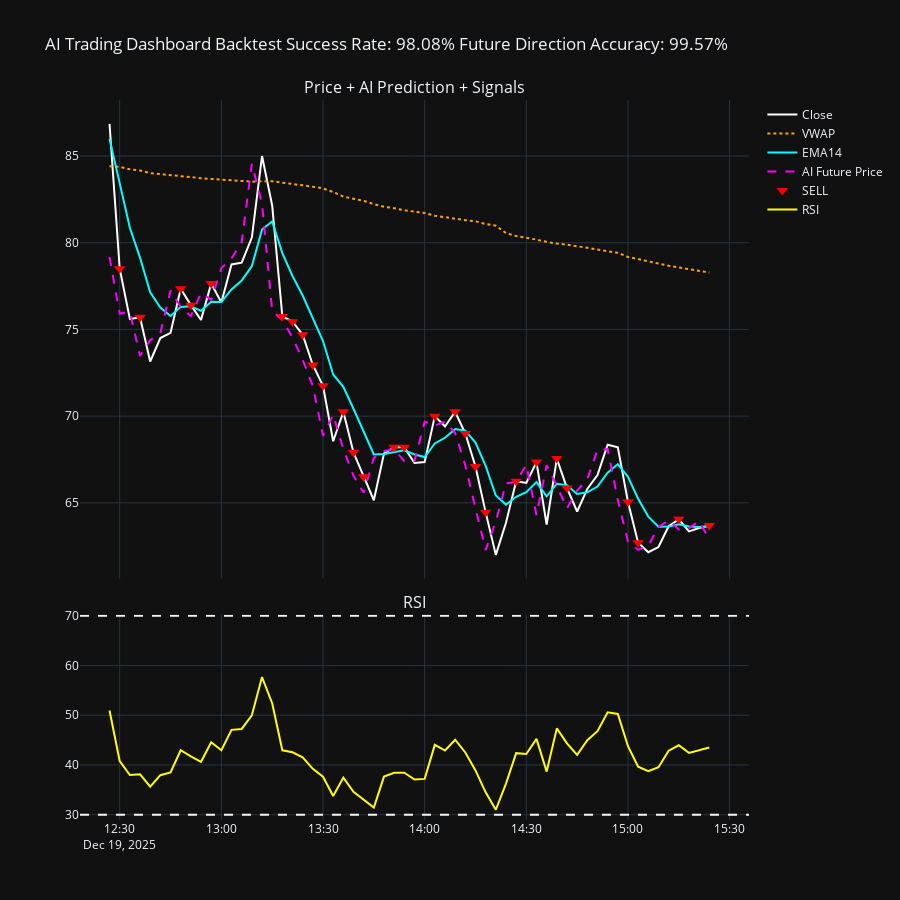

Notebook code for this chart:
### Code cell
from plotly.subplots import make_subplots
import plotly.graph_objects as go

df = df.tail(60)
fig = make_subplots(
    rows=2, cols=1,
    shared_xaxes=True,
    vertical_spacing=0.05,
    row_heights=[0.7, 0.3],
    subplot_titles=("Price + AI Prediction + Signals", "RSI")
)

# --- PRICE LINES ---
fig.add_trace(go.Scatter(
    x=df['datetime'], y=df['close'],
    name='Close', line=dict(color='white')
), row=1, col=1)

fig.add_trace(go.Scatter(
    x=df['datetime'], y=df['VWAP'],
    name='VWAP', line=dict(color='orange', dash='dot')
), row=1, col=1)

fig.add_trace(go.Scatter(
    x=df['datetime'], y=df['EMA14'],
    name='EMA14', line=dict(color='cyan')
), row=1, col=1)

fig.add_trace(go.Scatter(
    x=df['datetime'], y=df['future_price'],
    name='AI Future Price', line=dict(color='magenta', dash='dash')
), row=1, col=1)

# --- BUY SIGNALS ---
fig.add_trace(go.Scatter(
    x=df[df['signal'] == 1]['datetime'],
    y=df[df['signal'] == 1]['close'],
    mode='markers',
    name='BUY',
    marker=dict(color='green', size=10, symbol='triangle-up')
), row=1, col=1)

# --- SELL SIGNALS ---
fig.add_trace(go.Scatter(
    x=df[df['signal'] == -1]['datetime'],
    y=df[df['signal'] == -1]['close'],
    mode='markers',
    name='SELL',
    marker=dict(color='red', size=10, symbol='triangle-down')
), row=1, col=1)

# --- RSI ---
fig.add_trace(go.Scatter(
    x=df['datetime'], y=df['RSI'],
    name='RSI', line=dict(color='yellow')
), row=2, col=1)

fig.add_hline(y=70, line_dash="dash", row=2, col=1)
fig.add_hline(y=30, line_dash="dash", row=2, col=1)

fig.update_layout(
    height=900,
    template='plotly_dark',
    title=f"""
AI Trading Dashboard
Backtest Success Rate: {success_rate:.2f}%
Future Direction Accuracy: {directional_accuracy:.2f}%
""",
    xaxis_rangeslider_visible=False
)

fig.show()
